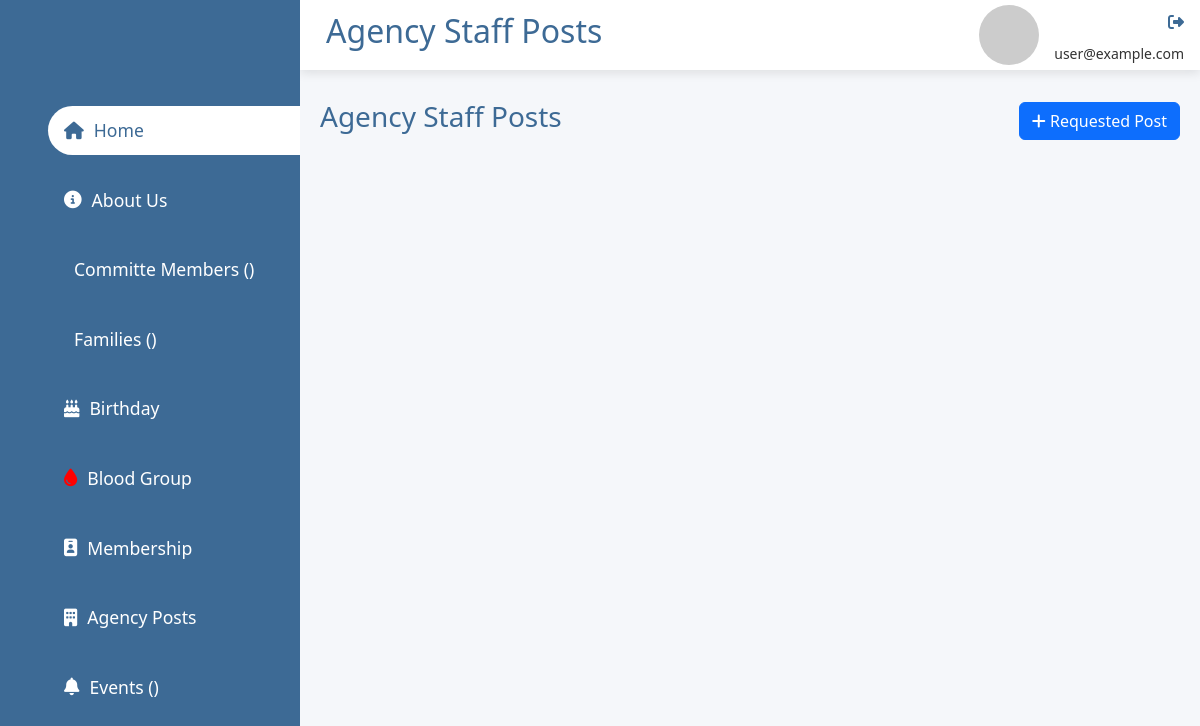
The page /agency-posts/ on the database as committed earlier.
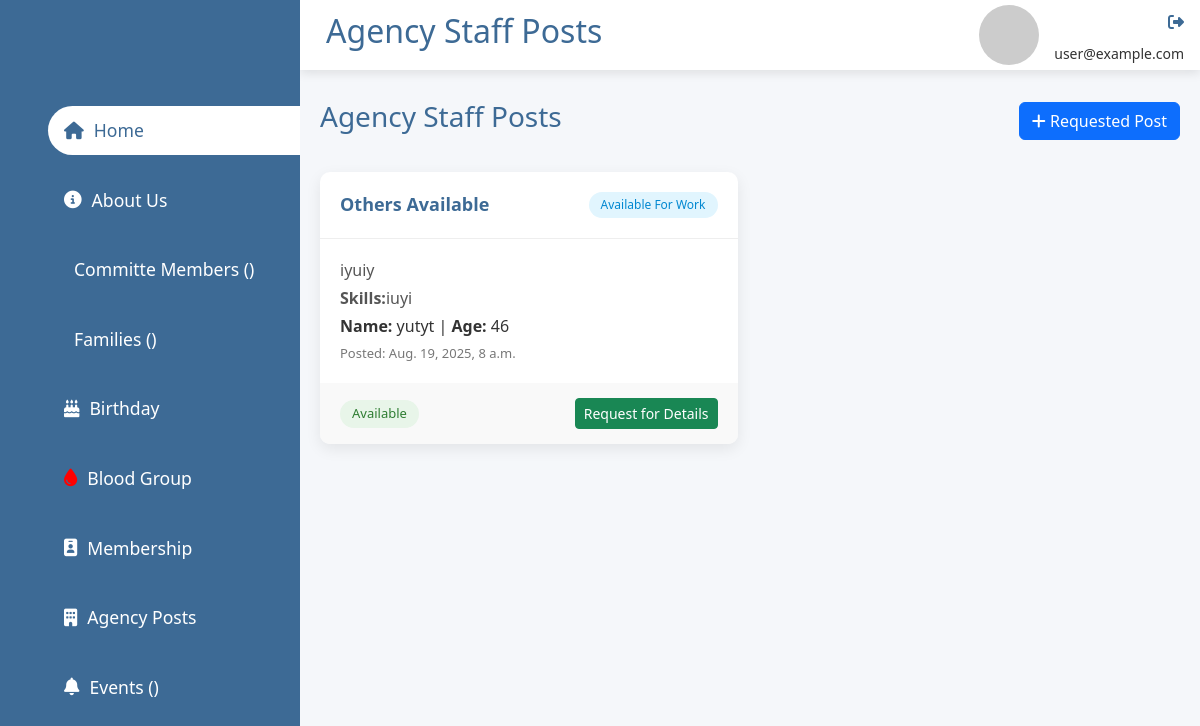
The same page on the database as committed later.
### services/models.py (models this page shows, shortened)
class Staff(models.Model):
    SERVICE_TYPES = (
        ('Maid', 'Maid'),
        ('Driver', 'Driver'),
        ('Security Guard', 'Security Guard'),
        ('Gardener', 'Gardener'),
        ('Babysitter', 'Babysitter'),
        ('Others', 'Others'),
    )
    STAFF_STATUS = (
        ('Pending', 'Pending'),  #active for work
        ('Active', 'Active'),     #at a work
    )
    agency = models.ForeignKey(Agency, on_delete=models.CASCADE, related_name='agency')
    full_name = models.CharField(max_length=255, help_text="Full name or alias")
    photo = models.ImageField(upload_to='staff_photos/', blank=True, null=True)
    age = models.PositiveIntegerField()
    address = models.CharField(max_length=255, help_text="Residential or work area")
    service_type = models.CharField(max_length=50, choices=SERVICE_TYPES)
    skills_duties = models.TextField(help_text="Describe skills or duties")
    experience_years = models.PositiveIntegerField(default=0)
    languages = models.CharField(max_length=255, help_text="Comma-separated list of languages")
    availability = models.CharField(max_length=100, help_text="E.g. Mon–Fri, 8am–5pm")
    notes = models.TextField(blank=True, null=True)
    status = models.CharField(max_length=20, choices=STAFF_STATUS, default='Pending')
    contact_number = models.CharField(max_length=20)
    email = models.EmailField()
    created_at = models.DateTimeField(auto_now_add=True)
    updated_at = models.DateTimeField(auto_now=True)
    class Meta:
        verbose_name = "Staff Member"
        verbose_name_plural = "Staff Members"
        ordering = ['-created_at']

### members/views.py (the view)
# urls.py: path('agency-posts/', views.agency_posts, name='agency_posts'),
def agency_posts(request):
    staff_list = Staff.objects.filter(status="Pending").order_by("-created_at")
    context = {
        'staff_list': staff_list
    }
    return render(request, 'member/agencypost.html', context)

### templates/member/agencypost.html (shortened to what this page needs)
<!DOCTYPE html>
<html lang="en">
<head>
    <link href="https://cdn.jsdelivr.net/npm/bootstrap@5.3.3/dist/css/bootstrap.min.css" rel="stylesheet">
    <link rel="stylesheet" href="https://maxst.icons8.com/vue-static/landings/line-awesome/line-awesome/1.3.0/css/line-awesome.min.css">
    <link rel="stylesheet" href="https://cdnjs.cloudflare.com/ajax/libs/font-awesome/6.4.0/css/all.min.css">
</head>
<body>
     <div class="sidebar">
      <div class="sidebar-brand">
        <h2><span style="text-transform:capitalize;">{{ufn}}&nbsp;{{uln}}</span></h2>
      </div>
      {% if owner_details and membership_detail %}
      <div class="sidebar-menu">
        <ul>
          <li>
            <a href="{% url 'customerindex' %}" class="active"><span class="fas fa-home"></span>
            <span>Home</span></a>
          </li>
          <!-- <li>
            <a href="{% url 'customerindex' %}"><span class="fas fa-home"></span>
            <span>Home</span></a>
          </li> -->
          <li>
            <a href="{% url 'memberaboutus' %}"><span class="fas fa-info-circle"></span>
            <span>About Us</span></a>
          </li>
          <li>
            <a href="{% url 'committemembers' %}"><span class="las la-users"></span>
            <span>Committe Members&nbsp;({{ccount}})</span></a>
          </li>
          <li>
            <a href="{% url 'members_view1' %}"><span class="las la-home"></span>
            <span>Families&nbsp;({{uacount}})</span></a>
          </li>
          <li>
            <a href="{% url 'birthdaydetails' %}"><span class="fas fa-birthday-cake"></span>
            <span>Birthday</span></a>
          </li>
          <li>
            <a href="{% url 'bloodgroup' %}"><span class="fas fa-tint" style="color: red;"></span>
            <span>Blood Group</span></a>
          </li>
          <li>
            <a href="{% url 'payments1' %}">
            <span class="fas fa-id-badge"></span>
            <span>Membership</span></a>
          </li>
          <li>
            <!-- <a href=""><span class="las la-question-circle"></span>
            <span>Enqueries</span></a> -->
            <!-- <ul class="submenu">
              <li></li>
              <li><a href="{% url 'allenquiry_list' %}"><span class="fas fa-envelope"></span><span>(All)</span></a></li>
           </ul> -->
          </li>
          <!-- <li>
            <a href=""><span class="las la-user-plus"></span>
            <span>Registration</span></a>
            <ul class="submenu">
              <li></li>
              <li><a href="#"><span class="fa fa-gallery" style="color: #fff;"></span>
                Gallery</a></li>
              <li><a href="#">Submenu Item 2</a></li>
           </ul>
          </li> -->
          <!-- <li>
            <a href=""><span class="las la-blog"></span>
            <span>Blog</span></a>
          </li> -->
          <li>
            <a href="{% url 'cevents' %}"><span class="fa fa-bell"></span>
            <span>Events&nbsp;({{teventscount}})</span></a>
          </li>
                      <li title="View and manage agency posts">
  <a href="{% url 'agency_posts' %}">
    <span class="fas fa-building"></span>
    <span>Agency Posts</span>
  </a>
</li>
           <li>
            <a href="{% url 'job_posts' %}"><span class="fas fa-newspaper"></span>
            <span>Peoples Posts&nbsp;()</span></a>
          </li>
        </ul>
      </div>
      {% else %}
      <div class="sidebar-menu">
        <ul>
          <li>
            <a href="{% url 'customerindex' %}" class="active"><span class="fas fa-home"></span>
            <span>Home</span></a>
          </li>
          <li title="Your account has been blocked. Please complete your registration and renew your membership">
            <a href=""><span class="fas fa-info-circle"></span>
            <span>About Us</span></a>
          </li>
          <li title="Your account has been blocked. Please complete your registration and renew your membership">
            <a href="">
            <span>Committe Members&nbsp;({{ccount}})</span></a>
          </li>
          <li title="Your account has been blocked. Please complete your registration and renew your membership">
            <a href="">
            <span>Families&nbsp;({{uacount}})</span></a>
          </li>
          <li title="Your account has been blocked. Please complete your registration and renew your membership">
            <a href=""><span class="fas fa-birthday-cake"></span>
            <span>Birthday</span></a>
          </li>
          <li title="Your account has been blocked. Please complete your registration and renew your membership">
            <a href=""><span class="fas fa-tint" style="color: red;"></span>
            <span>Blood Group</span></a>
          </li>
          <li title="Your account has been blocked. Please complete your registration and renew your membership">
            <a href="">
            <span class="fas fa-id-badge"></span>
            <span>Membership</span></a>
          </li>
          <li>
            <li title="View and manage agency posts">
  <a href="">
    <span class="fas fa-building"></span>
    <span>Agency Posts</span>
  </a>
</li>
          </li>
          <li title="Your account has been blocked. Please complete your registration and renew your membership">
            <a href=""><span class="fa fa-bell"></span>
            <span >Events&nbsp;({{teventscount}})</span></a>
          </li>
        </ul>
      </div>
      {% endif %}
    </div>
    <div class="main-content">
        <header>
            <h2>
                Agency Staff Posts
            </h2>
            <div class="user-wrapper">
                <img src="https://via.placeholder.com/60" width="60px" height="60px" alt="">
                <div>
                    <h4><a href="#" style="font-size: 16px;"><i class="fa-solid fa-right-from-bracket"></i></a></h4>
                    <small>user@example.com</small>
                </div>
            </div>
        </header>
        <main>
            <div class="job-container">
                <div class="page-header">
                    <h1 class="page-title">Agency Staff Posts</h1>
                    <div>
                        <a href="{% url 'my_requested_staff' %}" class="btn btn-primary">
                            <i class="fas fa-plus"></i>     Requested Post
                        </a>
                        </div>
                </div>
                <div class="job-grid">
                     {% for staff in staff_list %}
                    <div class="job-card">
                        <div class="job-header">
                            <h3 class="job-title"> {{staff.service_type}} Available</h3>
                            <span class="job-type">Available For Work</span>
                        </div>
                        <div class="job-body">
                            <p class="job-description">
                                {{staff.notes}}
                            </p>
                            <p class="job-description">
                                <strong>Skills:</strong>{{staff.skills_duties}}
                            </p>
                            <p><strong>Name:</strong> {{staff.full_name}} | <strong>Age:</strong> {{staff.age}}</p>
                            <span class="job-date">Posted: {{staff.created_at}}</span>
                        </div>
                        <div class="job-footer d-flex justify-content-between align-items-center">
                            <span class="job-status status-approved">Available</span>
                        <form method="post" action="{% url 'request_staff' staff.id %}">
        <button type="submit" class="btn btn-sm btn-success">
            Request for Details
        </button>
    </form>
                        </div>
                    </div>
                    {% endfor %}
                </div>
            </div>
        </main>
    </div>
</body>
</html>

### templates/member/agencypost.html (style rules this page uses)
:root { --main-color: #3d6a95; --bg-color: #f5f7fa; --text-color: #333; --sidebar-width: 300px; --header-height: 70px; }
* { margin: 0; padding: 0; box-sizing: border-box; font-family: 'Segoe UI', Tahoma, Geneva, Verdana, sans-serif; }
body { background-color: var(--bg-color); color: var(--text-color); overflow-x: hidden; }
.sidebar { width: var(--sidebar-width); position: fixed; left: 0; top: 0; height: 100%; background: var(--main-color); z-index: 100; transition: width 0.3s ease; }
.sidebar-brand { height: 90px; padding: 1rem 0 1rem 2rem; color: #fff; }
.sidebar-brand h2 { display: flex; align-items: center; gap: 10px; }
.sidebar-menu { margin-top: 1rem; }
.sidebar-menu ul { list-style: none; }
.sidebar-menu li { width: 100%; margin-bottom: 1.3rem; padding-left: 1rem; }
.sidebar-menu a { display: block; color: #fff; font-size: 1.1rem; text-decoration: none; padding: 0.7rem 1rem; border-radius: 30px 0 0 30px; display: flex; align-items: center; gap: 10px; }
.sidebar-menu a.active { background: #fff; color: var(--main-color); }
.main-content { margin-left: var(--sidebar-width); transition: margin-left 0.3s ease; }
header { height: var(--header-height); display: flex; justify-content: space-between; align-items: center; padding: 0 1rem; background: #fff; box-shadow: 0 3px 10px rgba(0, 0, 0, 0.1); }
header h2 { color: var(--main-color); display: flex; align-items: center; gap: 10px; }
.user-wrapper { display: flex; align-items: center; gap: 15px; }
.user-wrapper img { border-radius: 50%; object-fit: cover; }
.user-wrapper div { text-align: right; }
.user-wrapper h4 a { color: var(--main-color); text-decoration: none; }
.job-container { max-width: 1200px; margin: 30px auto; padding: 0 20px; }
.page-header { display: flex; justify-content: space-between; align-items: center; margin-bottom: 30px; }
.page-title { color: var(--main-color); font-size: 28px; }
.job-grid { display: grid; grid-template-columns: repeat(auto-fill, minmax(350px, 1fr)); gap: 25px; }
.job-card { background: white; border-radius: 10px; box-shadow: 0 5px 15px rgba(0,0,0,0.08); overflow: hidden; transition: all 0.3s; }
.job-header { padding: 20px; border-bottom: 1px solid #eee; display: flex; justify-content: space-between; align-items: center; }
.job-title { font-size: 18px; font-weight: 600; color: var(--main-color); margin: 0; }
.job-type { background-color: #e1f5fe; color: #0288d1; padding: 4px 12px; border-radius: 20px; font-size: 12px; font-weight: 500; }
.job-body { padding: 20px; }
.job-description { color: #555; line-height: 1.6; margin-bottom: 5px; }
.job-footer { padding: 15px 20px; background-color: #f9f9f9; display: flex; justify-content: space-between; align-items: center; }
.job-body p { margin-bottom: 6px; line-height: 1.4; }
.job-body .job-date { display: block; font-size: 13px; color: #777; margin-top: 4px; }
.job-date { font-size: 13px; color: #777; }
.job-status { font-size: 13px; font-weight: 500; padding: 4px 12px; border-radius: 20px; }
.status-approved { background-color: #e8f5e9; color: #2e7d32; }

Rows that differ between the two databases and show on the page:
now on this page (row edited): Staff: service_type "Others", notes "iyuiy", skills_duties "iuyi", full_name "yutyt", age "46", created_at "Aug. 19, 2025, 8 a.m."
